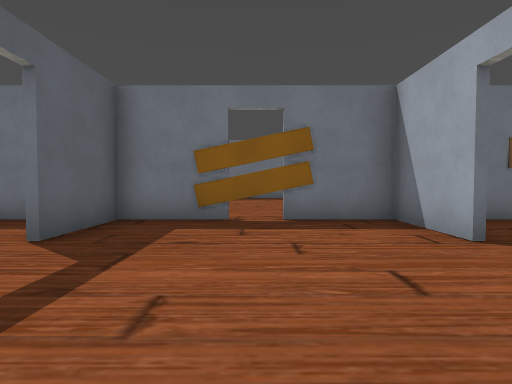
view 1 (above)

12 first-person views from a walk through a level from a Godot 3-D game. The camera is 1.4 m above the floor, tilts 2° down and sees 80° across. The floor is counted in squares, 2 m on a side. Each view is taken from the middle of a square. On the plan, view 1 faces up. The plan holds only what a view shows up to about 10 squares ahead; the rest is blank. Some surface patterns are stand-ins.

view 2
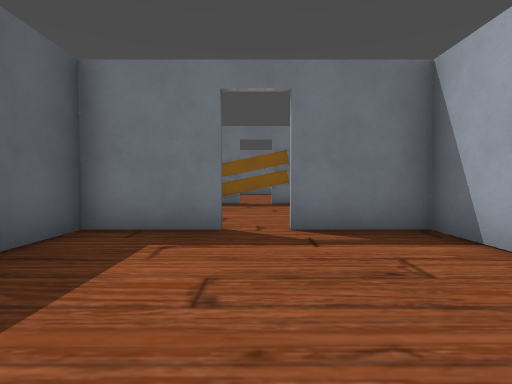

view 3
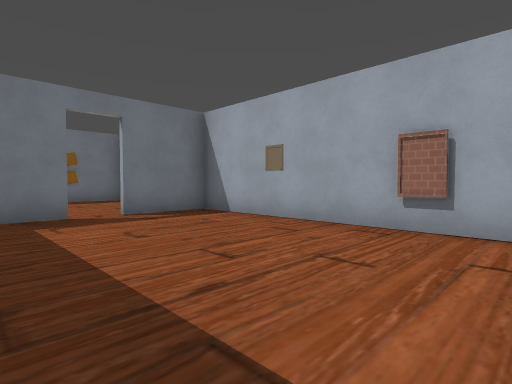

view 4
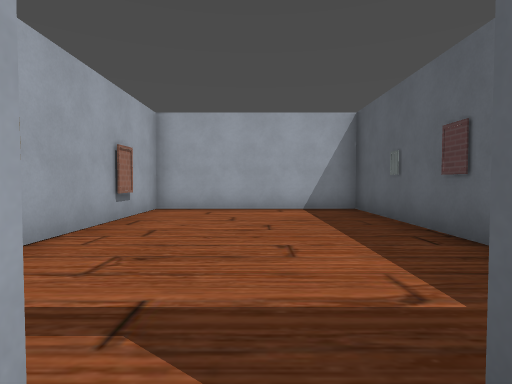

view 5
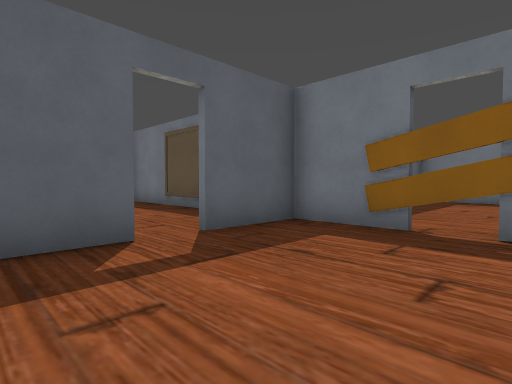

view 6
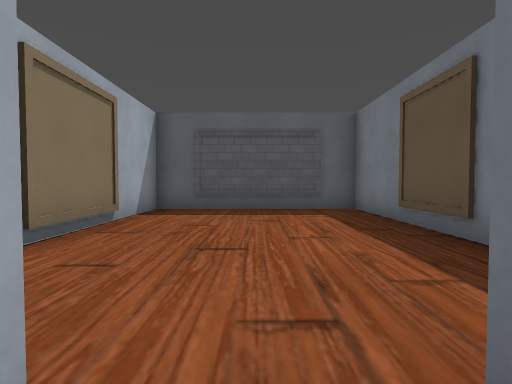

view 7
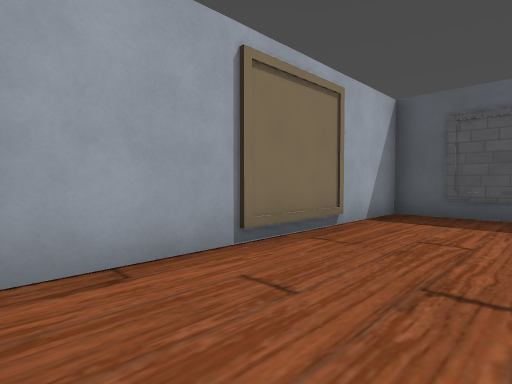

view 8
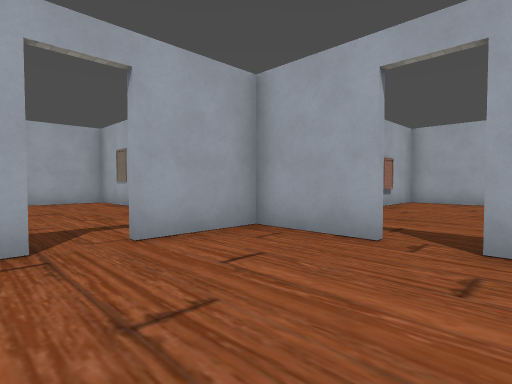

view 9
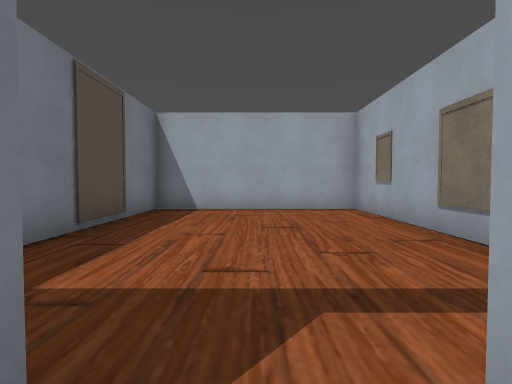

view 10
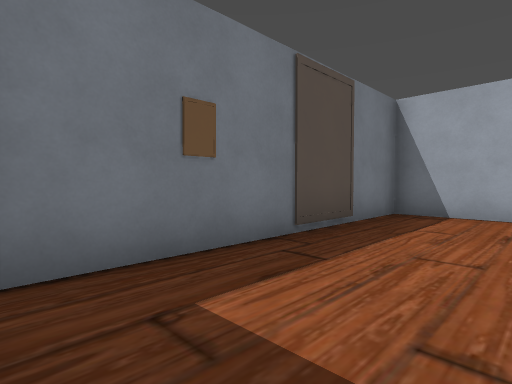

view 11
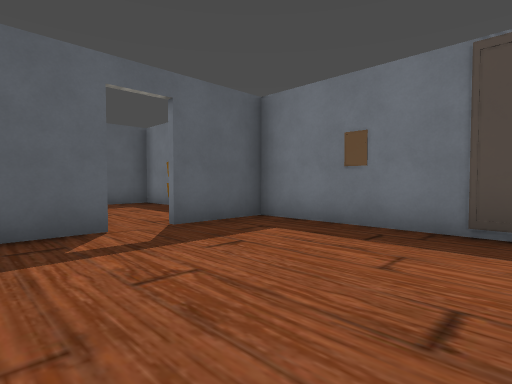

view 12
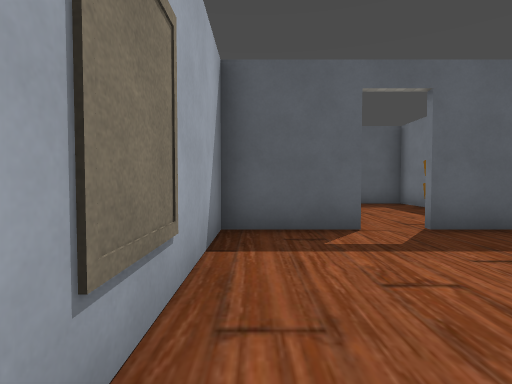

### Floor plan
Points are (right, up) in squares from view 1. A wall is a line through its corners. A room is listed if a view was taken in it or the views show most of it. See-through windows are left out.
Room 1 (views 1, 2, 3)
walls: (-0.4, 0.3) (-2.5, 0.3) (-2.5, -6.7) (2.5, -6.7) (2.5, 0.3); (2.7, 0.3) (0.5, 0.3)
ways out: opening at (0, 0) to room 2
Room 2 (views 4, 5, 6, 7, 8, 9)
walls: (-2.5, 2.6) (-2.5, 1.2); (-0.4, 5.5) (-2.5, 5.5) (-2.5, 3.5); (0.4, 0.5) (2.5, 0.5) (2.5, 2.5); (2.5, 3.4) (2.5, 5.5); (3, 5.5) (0.5, 5.5)
ways out: opening at (0, 0) to room 1; opening at (3, 3) to room 3; opening at (-3, 3) to room 4; gap at (0, 6)
objects: other object (0, 5)
Room 3 (views 10, 11, 12)
walls: (2.7, 2.6) (2.7, 0.3); (2.7, 0.5) (9.7, 0.5) (9.7, 5.5) (3, 5.5); (2.7, 5.6) (2.7, 3.5)
ways out: opening at (3, 3) to room 2
Room 4 (no view inside)
walls: (-4.1, 5.5) (-9.7, 5.5) (-9.7, 0.5) (-3.1, 0.5)
ways out: opening at (-3, 3) to room 2

Where each view was taken, in squares from view 1:
view 1: 0 up, 0 right, facing up
view 2: 4 down, 0 right, facing up
view 3: 6 down, 2 left, facing up-right
view 4: 1 up, 0 right, facing down
view 5: 1 up, 1 right, facing up-left
view 6: 3 up, 2 left, facing left
view 7: 3 up, 3 left, facing down-left
view 8: 4 up, 1 left, facing down-right
view 9: 3 up, 2 right, facing right
view 10: 3 up, 3 right, facing up-right
view 11: 1 up, 7 right, facing up-left
view 12: 1 up, 7 right, facing left
